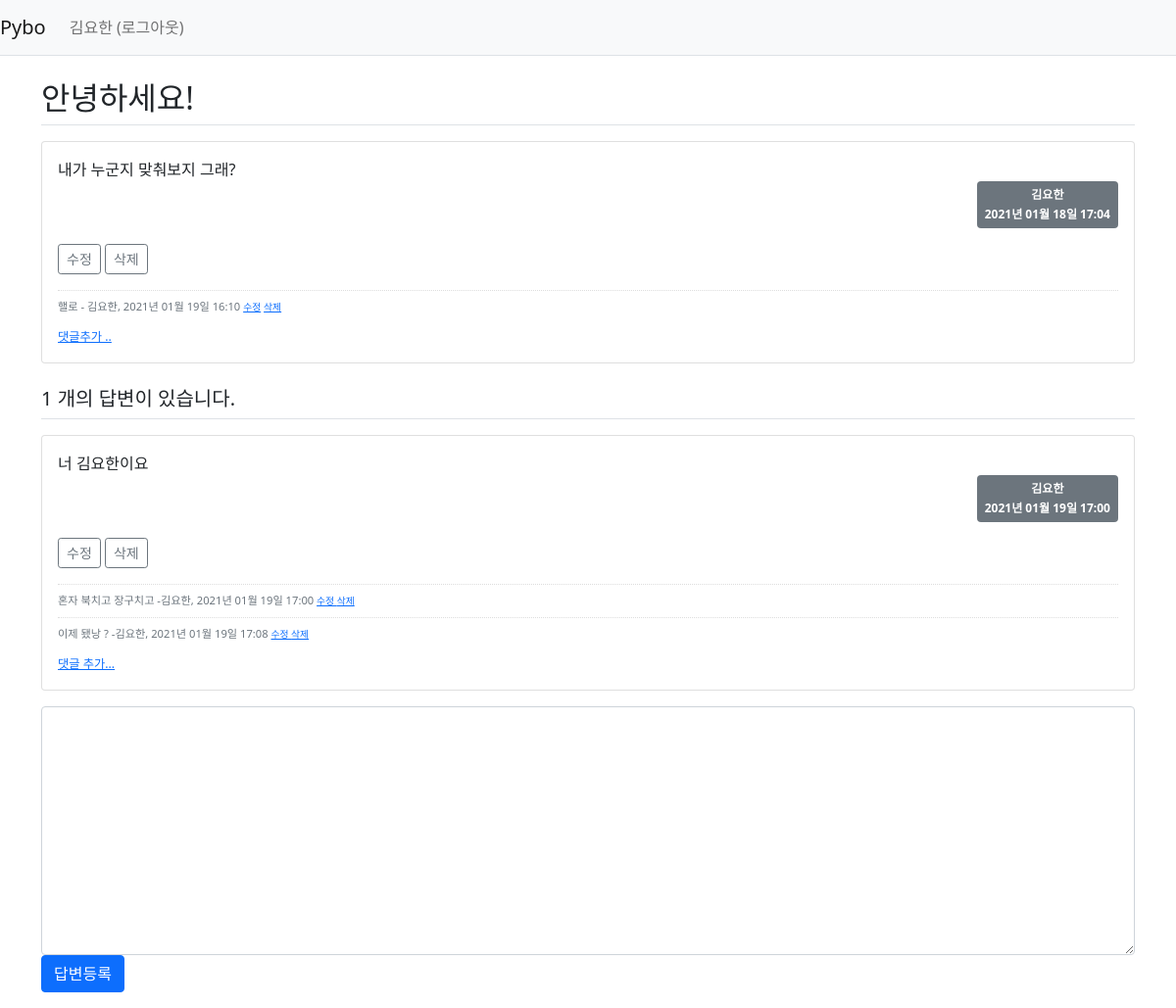
Page /question/detail/305/ (signed in) on the committed database.
### pybo/models.py (models this page shows)
class User(db.Model):
    id = db.Column(db.Integer, primary_key=True)
    username = db.Column(db.String(150), unique=True, nullable=False)
    password = db.Column(db.String(200), nullable=False)
    email = db.Column(db.String(120), unique=True, nullable=False)

class Question(db.Model):
    id = db.Column(db.Integer, primary_key=True)
    subject = db.Column(db.String(200), nullable=False)
    content = db.Column(db.Text(), nullable=False) # 글자수 제한없음 Text
    create_date = db.Column(db.DateTime(), nullable=False)
    user_id = db.Column(db.Integer, db.ForeignKey(
        'user.id', ondelete='CASCADE'), nullable=False) # server_default='1')
    user = db.relationship('User', backref=db.backref('question_set'))
    modify_date = db.Column(db.DateTime(), nullable=True)

class Comment(db.Model):
    id = db.Column(db.Integer, primary_key=True)
    user_id = db.Column(db.Integer, db.ForeignKey(
        'user.id', ondelete='CASCADE'), nullable=False)
    user = db.relationship('User', backref=db.backref('comment_set'))
    content = db.Column(db.Text(), nullable=False)
    create_date = db.Column(db.DateTime(), nullable=False)
    modify_date = db.Column(db.DateTime())
    question_id = db.Column(db.Integer, db.ForeignKey(
        'question.id', ondelete='CASCADE'), nullable=True)
    question = db.relationship('Question', backref=db.backref('comment_set'))
    answer_id = db.Column(db.Integer, db.ForeignKey(
        'answer.id', ondelete='CASCADE'), nullable=True)
    answer = db.relationship('Answer', backref=db.backref('comment_set'))

class Answer(db.Model):
    id = db.Column(db.Integer, primary_key=True )
    question_id = db.Column(db.Integer, db.ForeignKey('question.id', ondelete='CASCADE'))
    question = db.relationship('Question', backref=db.backref('answer_set', ))
    content = db.Column(db.Text(), nullable=False)
    create_date = db.Column(db.DateTime(), nullable=False)
    user_id = db.Column(db.Integer, db.ForeignKey(
        'user.id', ondelete='CASCADE'), nullable=False)
    user = db.relationship('User', backref=db.backref('answer_set'))
    modify_date = db.Column(db.DateTime(), nullable=True)

### pybo/views/question_views.py (the view)
@bp.route('/detail/<int:question_id>/')
def detail(question_id):
    form = AnswerForm()
    question = Question.query.get_or_404(question_id)
    return render_template('questions/question_detail.html', question=question, form=form)

### pybo/forms.py
class AnswerForm(FlaskForm):
    content = TextAreaField('내용', validators=[DataRequired(' 내용은 필수 입력 항목입니다. ')])

### pybo/filter.py (called while the page is built)
def format_datetime(value, fmt='%Y년 %m월 %d일 %H:%M'):
    return value.strftime(fmt)

### pybo/views/auth_views.py (called while the page is built)
@bp.before_app_request
def load_logged_in_user():
    user_id = session.get('user_id')
    if user_id is None:
        g.user = None
    else:
        g.user = User.query.get(user_id)

### pybo/templates/questions/question_detail.html (shortened to what this page needs)
{% extends 'base.html' %}
{% block content %}
<div class="container my-3">
    <h2 class="border-bottom py-2">{{ question.subject }}</h2>
    <div class="card my-3">
        <div class="card-body">
            <div class="card-text" style="white-space: pre-line;">{{ question.content }}</div>
                <div class="d-flex justify-content-end">
                    <span class="badge bg-secondary p-2 text-left">
                        <div class="mb-2">{{ question.user.username }}</div>
                        <div>{{ question.create_date|datetime }}</div>
                    </span>
                </div>
                {% if g.user == question.user %}
                <div class="my-3">
                    <a href="{{ url_for('question.modify', question_id=question.id)}}"
                    class="btn btn-sm btn-outline-secondary">수정</a>
                    <a href="#" class="delete btn btn-sm btn-outline-secondary"
                    data-uri="{{ url_for('question.delete', question_id=question.id)}}">삭제</a>
                </div>
                {% endif %}
                {% if question.comment_set|length > 0 %}
                <div class="mt-3">
                    {% for comment in question.comment_set %}
                        <div class="comment py-2 text-muted">
                            <span style="white-space: pre-line;">{{ comment.content }}</span>
                            <span>
                                - {{ comment.user.username }}, {{ comment.create_date|datetime }}
                            </span>
                            {% if g.user == comment.user %}
                            <a href="{{ url_for('comment.modify_question', comment_id=comment.id)}}"
                            class="small">수정</a>
                            <a href="#" class="small delete"
                            data-uri="{{ url_for('comment.delete_question', comment_id=comment.id)}}">삭제</a>
                            {% endif %}
                        </div>
                        {% endfor %}
                        </div>
                        {% endif %}
                        <div>
                            <a href="{{ url_for('comment.create_question',
                            question_id=question.id) }}" class="small"><small>댓글추가 ..</small></a>
                        </div>
            </div>
        </div>
        <h5 class="border-bottom my-3 py-2">{{ question.answer_set|length }} 개의 답변이 있습니다.</h5>
        {% for answer in question.answer_set %}
        <div class="card my-3">
            <div class="card-body">
                <div class="card-text" style="white-space: pre-line;">{{ answer.content}}</div>
                    <div class="d-flex justify-content-end">
                        <span class="badge bg-secondary p-2 text-left">
                            <div class="mb-2">{{ answer.user.username }}</div>
                            <div>{{ answer.create_date|datetime }}</div>
                        </span>
                    </div>
                {% if g.user == answer.user %}
                <div class="my-3">
                    <a href="{{ url_for('answer.modify', answer_id=answer.id) }}"
                    class="btn btn-sm btn-outline-secondary">수정</a>
                    <a href="#" class="delete btn btn-sm btn-outline-secondary"
                    data-uri="{{ url_for('answer.delete', answer_id=answer.id)}}">삭제</a>
                </div>
                {% endif %}
            {% if answer.comment_set|length > 0 %}
            <div class="mt-3">
                {% for comment in answer.comment_set %}
                    <div class="comment py-2 text-muted">
                        <span style="white-space:pre-line;">{{ comment.content }}</span>
                        <span>
                            -{{ comment.user.username}}, {{ comment.create_date|datetime }}
                        </span>
                        {% if g.user == comment.user %}
                        <a href="{{ url_for('comment.modify_answer', comment_id=comment.id)}}"
                           class="small">수정 </a>
                        <a href="#" class="small delete"
                           data-uri="{{ url_for('comment.delete_answer', comment_id=comment.id)}}">삭제</a>
                        {% endif %}
                    </div>
                {% endfor %}
            </div>
            {% endif %}
            <div>
                <a href="{{ url_for('comment.create_answer', answer_id=answer.id)}}"
                class="small"><small>댓글 추가...</small></a>
            </div>
            </div>
        </div>
    {% endfor %}
    <form action="{{ url_for('answer.create', question_id=question.id) }}" method="post" class="my-3">
        <div class="form-group">
            <textarea {% if not g.user %}disabled{% endif %} name="content" id="content" class="form-control" rows="10" ></textarea>
        </div>
        <input type="submit" value="답변등록" class="btn btn-primary">
    </form>
</div>
{% endblock %}

### pybo/templates/navbar.html (shortened to what this page needs)
<nav class="navbar navbar-expand-lg navbar-light bg-light border-bottom">
    <a class="navbar-brand" href="{{ url_for('main.index') }}"> Pybo</a>
    <div class="collapse navbar-collapse flex-grow-0" id="navbarNav">
        {% if g.user %}
        <ul class="navbar-nav">
            <li class="nav-item">
                <a class="nav-link" href="{{ url_for('auth.logout')}}">{{ g.user.username }} (로그아웃)</a>
            </li>
        </ul>
        {% endif %}
    </div>
</nav>

### pybo/static/style.css (style rules this page uses)
.comment { border-top:dotted 1px #ddd; font-size:0.7em; }

### rows in the picture
User: user.username "김요한"
Question: subject "안녕하세요!", content "내가 누군지 맞춰보지 그래?", create_date "2021년 01월 18일 17:04"
Comment: content "핼로", user.username "김요한", create_date "2021년 01월 19일 16:10"
Answer: content "너 김요한이요", user.username "김요한", create_date "2021년 01월 19일 17:00"
Comment: content "혼자 북치고 장구치고", user.username "김요한", create_date "2021년 01월 19일 17:00"
Comment: content "이제 됐낭 ?", user.username "김요한", create_date "2021년 01월 19일 17:08"

### other values in the picture
{{ question.answer_set|length }} "1"
